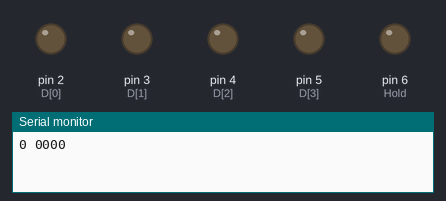
Recording of a sketch running on a simulated Arduino Uno, built with avr-gcc and run on an emulated ATmega328P. Shown: output pins drawn as LEDs (lit = HIGH), the last lines printed to the serial monitor.

Above: at 0.5 s.
At 2.5 s:
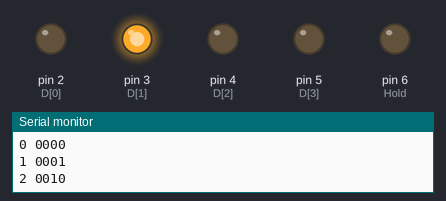
At 3.5 s:
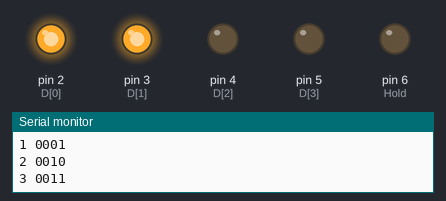
At 5.5 s:
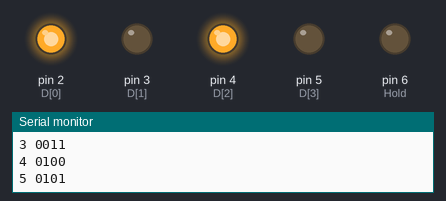
At 8.5 s:
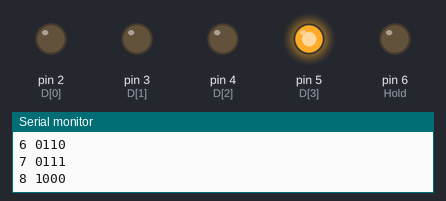
At 11.5 s:
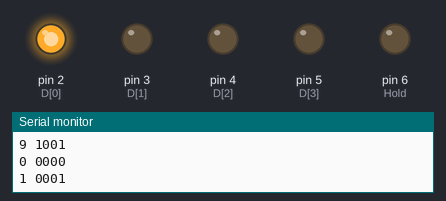
Timing chart, 0 to 13.0 s (numbered marks = the images above):
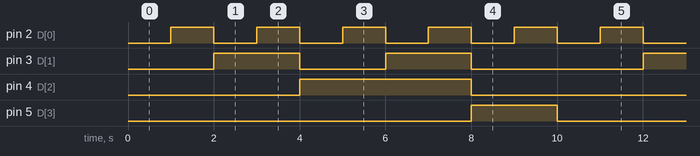

The sketch:

decimal_to_binary_out_test.ino
```cpp
//13/06/18 - Test code for converting decimal to 4 bit binary output for 7-seg decoder/driver
//Test circuit setup with Arduino Uno, 4511 decoder driver, 7 seg display.

int var = 0;    //Variable between 0 to 9

int bit_[4];   //Array for storing 4 bit number
const int D[] = {2,3,4,5};  //array of output pins D0, D1, D2, D3
const int Hold = 6;   //Hold data pin, 'LE' on the 4511 decoder

void setup()
{
  Serial.begin(9600);   //For debugging

  //Set the outputs to the decoder/driver
  pinMode(D[0], OUTPUT);
  pinMode(D[1], OUTPUT);
  pinMode(D[2], OUTPUT);
  pinMode(D[3], OUTPUT);
  pinMode(Hold, OUTPUT);
  digitalWrite(Hold, LOW);  //Make low so that the display is constantly updated
}

void loop()
{
  //Convert the integer to 4 bit binary value by masking
  bit_[3] = (1&&(var & B1000));
  bit_[2] = (1&&(var & B0100));
  bit_[1] = (1&&(var & B0010));
  bit_[0] = (1&&(var & B0001));

  //Loop through each bit
  for(int i = 0; i < 4; i++)
  {
    digitalWrite(D[i], bit_[i]);  //Write each output state
  }

  Serial.print(var);  //print var
  Serial.print(' ');  //Space
  for(int i = 3; i > -1; i--)
  {
    Serial.print(bit_[i]);    //print the binary outputs
  }
  Serial.println(); //start new line

  var ++;    //incriment variable
  if (var > 9) var = 0;    //Cannot display more than 9 so wrap around to 0

  delay(1000);   //Wait
}

//End of program
```

Measured:
- by itself, pin 2 (D[0]): alternates HIGH for 1.0 s and LOW for 1.0 s
- by itself, pin 3 (D[1]): repeats every 10.0 s: LOW 2.0 s, HIGH 2.0 s, LOW 4.0 s, HIGH 2.0 s
- by itself, pin 4 (D[2]): alternates HIGH for 4.0 s and LOW for 6.0 s
- by itself, pin 5 (D[3]): alternates HIGH for 2.0 s and LOW for 8.0 s
